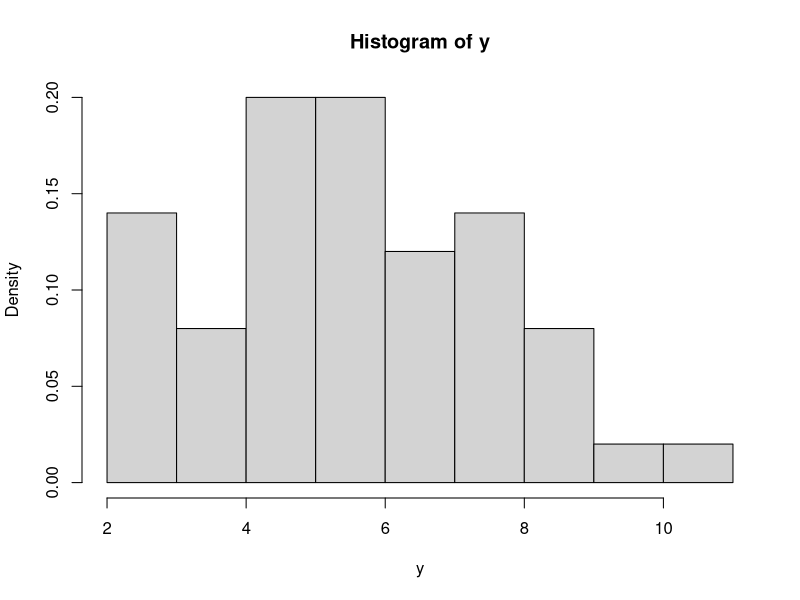

Here is the R script that generated this plot: (Note: this script raises an error after producing the figure.)
## ---- chunk 1
set.seed(10)

y <- rpois(50, 6.4)
## ---- chunk 2
hist(y, freq = FALSE, breaks = 10)

mu.prior <- 10.2
sigma.prior <- 0.5
## ---- chunk 3
discrete_hist <- function(y) {
  
  z <- data.frame(y) %>% count(y) %>% mutate(prop = prop.table(n))
  plot(z$y, z$prop, type = "h", ylab = "Probability", xlab = "y", main = "Improved histogram of data", 
  frame = T, xaxt = "n", lwd = 3, col = "blue")
  x <- seq(min(z$y), max(z$y), 1)
  axis(side = 1, at = x, labels = x)

}

discrete_hist(y)
## ---- chunk 4
step <- 0.01
theta <- seq(0, 15, step)
## ---- chunk 5
prior <- function(theta, mu = mu.prior, sigma = sigma.prior) dgamma(theta, mu^2 / sigma^2, mu / sigma^2)

plot(theta, prior(theta = theta, 10.2, 0.5))
## ---- chunk 6
like <- function(theta, y){
  L = rep(0, length(theta))
  for(i in 1:length(theta)) L[i] = prod(dpois(y, theta[i], log = FALSE))
  return(L)
}
## ---- chunk 7
plot(theta, like(theta, y = y), type = "l", xlim = c(5, 15), main = "Likelihood", xlab = expression(theta), 
  ylab = expression(paste("[y|", theta, "]")))
## ---- chunk 8
joint = function(theta) like(theta, y = y) * prior(theta)

plot(theta, joint(theta), type = "l",  main = "Joint", xlim = c(5, 15), xlab = expression(theta),
  ylab = expression(paste("[y|", theta, "] x [", theta, "]")))
## ---- chunk 9
Py <- sum(like(theta, y = y) * prior(theta) * step)
## ---- chunk 10
p.theta <- joint(theta) / Py

plot(theta, p.theta, typ = "l", xlim = c(5, 15), main = "Posterior", xlab = expression(theta), 
  ylab = expression(paste("[ ", theta, " | y]")))
## ---- chunk 11
par(mfrow = (c(2, 3)))
plot(theta, prior(theta), type = "l", ylab = expression(paste("[", theta, "]")), xlab = expression(theta),
  main = "Prior", xlim = c(5, 15))

hist(y, freq = FALSE, breaks = 10, main = "Histogram of data")
discrete_hist(y = y)

plot(theta, like(theta, y = y), type = "l", main = "Likelihood", xlim = c(5, 15), xlab = expression(theta),
  ylab = expression(paste("[y|", theta, "])")))
plot(theta, joint(theta), type = "l", main = "Joint", xlim = c(5, 15), xlab = expression(theta),
  ylab = expression(paste("[y | ", theta, "]) x [", theta, "]")))
plot(theta, p.theta, type = "l", xlim = c(5, 15), main = "Posterior", xlab = expression(theta),
  ylab = expression(paste("[ ", theta, " | y]")))
## ---- chunk 12
(c <- max(p.theta) / max(like(theta, y)))

like.scaled <- c * like(theta, y)

par(mfrow=c(1, 1))
plot(theta, like.scaled, type = "l", col = "red", xlim = c(5, 15), xlab = expression(theta),
  main = "Scaled Overlay", ylab = "Probability density")
lines(theta, p.theta, type = "l")
lines(theta, prior(theta), col = "blue")
legend(11, 1, c("Scaled likelihood","Posterior", "Prior"), lty = rep("solid",3), col = c("red", "black", "blue"))
## ---- chunk 13
## Prior data from preliminary sampling ##
mu.prior <- 5.04
sigma.prior <- 10.73

## New sampled data ##
y <- rpois(50, mu.prior)
## ---- chunk 14
## Theta: mean number of shoots ##
step <- 0.1
theta <- seq(0, 25, step)

## Prior distribution ##
prior <- function(theta, mu = mu.prior, sigma = sigma.prior) dgamma(theta, mu^2 / sigma^2, mu / sigma^2)

## Liklihood: probability of theta given the data ##
like <- function(theta, y){
  L = rep(0, length(theta))
  for(i in 1:length(theta)) L[i] = prod(dpois(y, theta[i], log = FALSE))
  return(L)
}

## Joint ##
joint <- function(theta) like(theta, y = y) * prior(theta)

## Marginal probability ##
Py <- sum(like(theta, y = y) * prior(theta) * step, na.rm = TRUE)

## Posterior ##
p.theta <- joint(theta) / Py
## ---- chunk 15
par(mfrow = (c(2, 3)))

plot(theta, prior(theta), type = "l", ylab = expression(paste("[", theta, "]")), xlab = expression(theta),
  main = "Prior")

hist(y, freq = FALSE, breaks = 10, main = "Histogram of data")

discrete_hist(y = y)

plot(theta, like(theta, y = y), type = "l", main = "Likelihood", xlab = expression(theta), ylab = expression(paste("[y|", theta, "])")))

plot(theta, joint(theta), type = "l", main = "Joint", xlab = expression(theta), ylab = expression(paste("[y | ", theta, "]) x [", theta, "]")))

plot(theta, p.theta, type = "l", main = "Posterior", xlab = expression(theta), ylab = expression(paste("[ ", theta, " | y]")))
